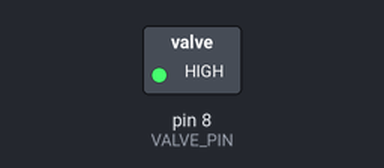
Simulated run of this sketch. Board: Arduino Uno, built with avr-gcc and run on an emulated ATmega328P. Shown: switched loads named in the sketch (green lamp = pin HIGH). Dashed ring = blinking.

Above: at 0.5 s.
Timing chart, 0 to 4.6 s (numbered marks = the images above):
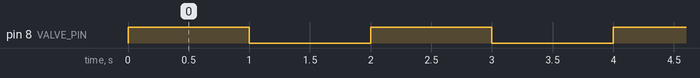

The sketch:

electromagnetic_valve_output_arduino.ino
```cpp
/*
It's possible that the digital output of the Arduino is not able to provide enough current to operate the valve. The Arduino's digital output pins can only provide a limited amount of current,
typically around 40 mA. If the valve requires more current than this, it may not be able to operate properly when controlled by the Arduino.

One solution to this problem is to use a transistor to amplify the current from the Arduino's digital output pin. The transistor acts as a switch that can be controlled by the digital output
pin, and it can provide much more current than the Arduino's digital output pin alone.

Here is an example of how you can use a transistor to control a valve with an Arduino:

    Connect the valve's control wire to the collector of the transistor.

    Connect the emitter of the transistor to ground.

    Connect the base of the transistor to a digital output pin on the Arduino.

    In your Arduino code, use the digitalWrite function to control the transistor by setting the digital output pin to either HIGH or LOW.

By using a transistor to amplify the current from the Arduino's digital output pin, you should be able to successfully control the valve.
 */

int VALVE_PIN = 8;

void setup() {
  pinMode(VALVE_PIN, OUTPUT);
}

void loop() {
  digitalWrite(VALVE_PIN, HIGH);
  delay(1000);
  digitalWrite(VALVE_PIN, LOW);
  delay(1000);
}
```

Measured:
- by itself, pin 8 (VALVE_PIN): alternates HIGH for 1.0 s and LOW for 1.0 s
